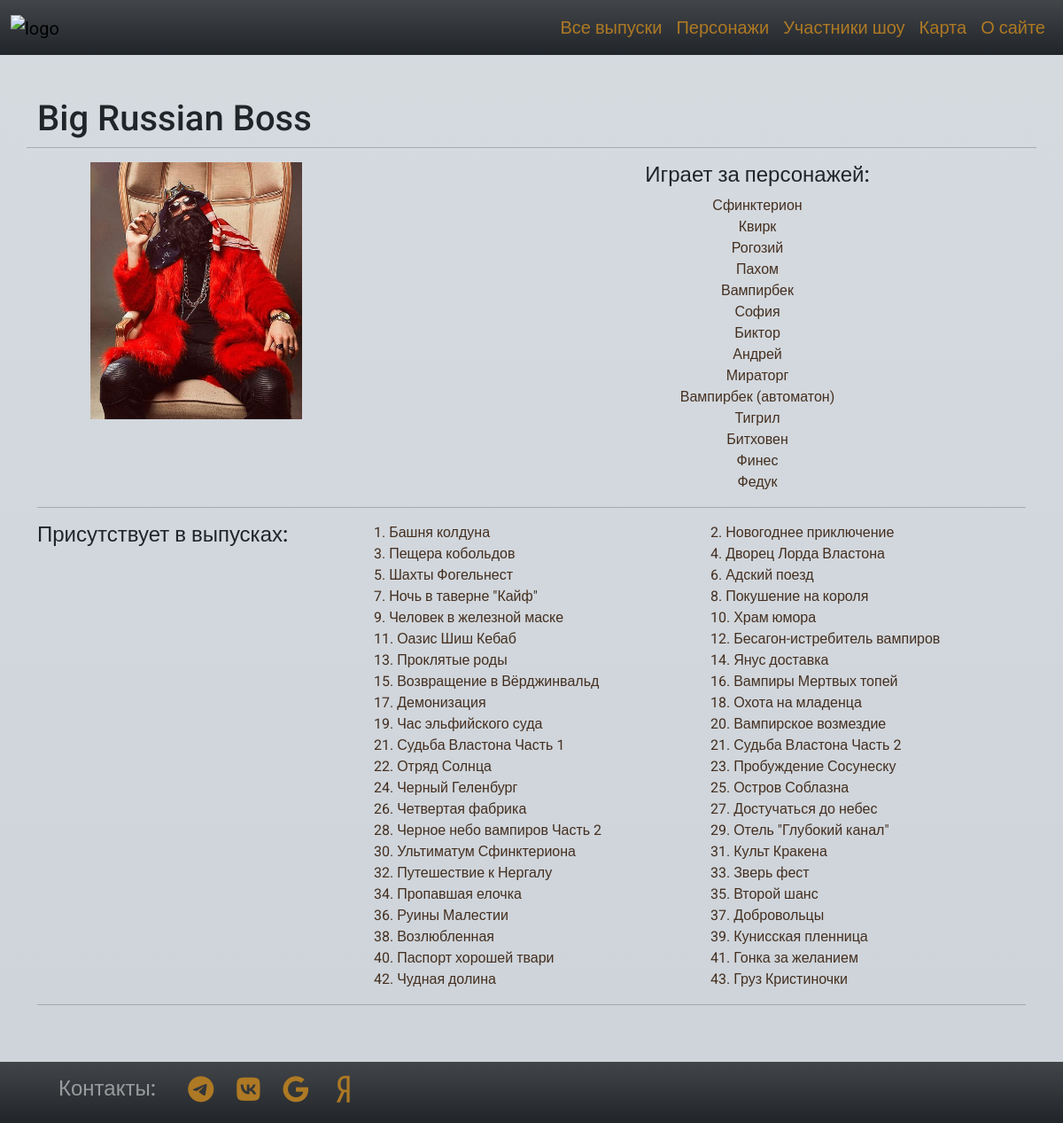
/gamers/1/, run on an earlier commit of the app's database.
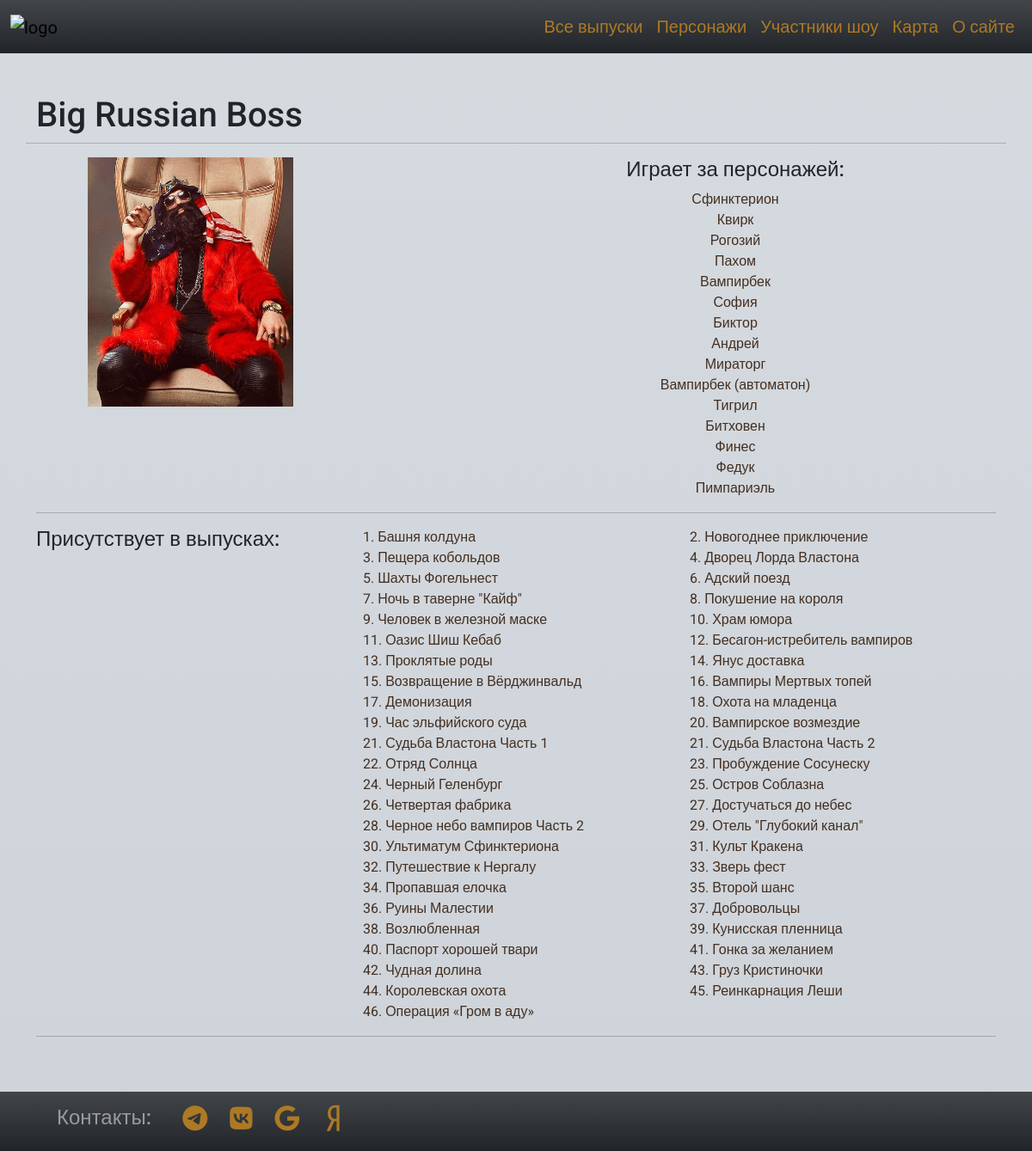
And on a later commit of the database.
### mysite/models.py (models this page shows, shortened)
class Gamer(models.Model):
    name = models.CharField(max_length=40, blank=False, verbose_name='Имя игрока')
    personages = models.ManyToManyField('Personage', blank=True, verbose_name='Персонажи', related_name='gamers')
    image = models.ImageField(upload_to='gamers', blank=True, null=True, verbose_name='Фото игрока')
    class Meta:
        verbose_name = "Игрок"
        verbose_name_plural = "Игроки"
    def display_personages(self):
        return ", ".join([personage.name for personage in self.personages.all()])
    display_personages.short_description = 'Персонажи'

class Personage(models.Model):
    name = models.CharField(max_length=30, blank=False, null=True, verbose_name='Имя персонажа')
    race = models.ForeignKey('Race', blank=True, null=True, on_delete=models.CASCADE, verbose_name='Раса')
    description = models.TextField(blank=True, null=True, verbose_name='Описание')
    power = models.IntegerField(blank=False, null=True, verbose_name='Сила')
    dexterity = models.IntegerField(blank=False, null=True, verbose_name='Ловкость')
    endurance = models.IntegerField(blank=False, null=True, verbose_name='Выносливость')
    wisdom = models.IntegerField(blank=False, null=True, verbose_name='Мудрость')
    intellect = models.IntegerField(blank=False, null=True, verbose_name='Интеллект')
    charisma = models.IntegerField(blank=False, null=True, verbose_name='Харизма')
    gamer = models.ForeignKey('Gamer', blank=True, null=True, on_delete=models.CASCADE, verbose_name='Игрок',
                              related_name='personages_list')
    image = models.ImageField(upload_to='personages', blank=True, null=True, verbose_name='Изображение персонажа')
    class Meta:
        verbose_name = "Персонаж"
        verbose_name_plural = "Персонажи"

class Release(models.Model):
    number = models.IntegerField(blank=False, verbose_name='Номер выпуска')
    title = models.CharField(max_length=50, blank=False, verbose_name='Название выпуска')
    annotation = models.TextField(blank=True, verbose_name='Аннотация')
    gamers = models.ManyToManyField('Gamer', verbose_name='Игроки')
    personages = models.ManyToManyField('Personage', verbose_name='Персонажи')
    line = models.ForeignKey('Storyline', blank=True, null=True, on_delete=models.CASCADE,
                             verbose_name='Сюжетная линия')
    url = models.URLField(max_length=150, blank=True, verbose_name='Ссылка')
    image = models.ImageField(upload_to='releases', blank=True, null=True, verbose_name='Афиша')
    created_at = models.DateTimeField(auto_now_add=True,null=True, verbose_name="Дата создания")
    class Meta:
        verbose_name = "Выпуск"
        verbose_name_plural = "Выпуски"
    def display_gamers(self):
        return ", ".join([gamer.name for gamer in self.gamers.all()])
    def display_personages(self):
        return ", ".join([personage.name for personage in self.personages.all()])
    display_gamers.short_description = 'Игроки'
    display_personages.short_description = 'Персонажи'

### mysite/views.py (the view)
# urls.py: path('gamers/<int:pk>/', GamerDetailView.as_view(), name='gamer_detail'),
class GamerDetailView(DetailView):
    model = Gamer
    template_name = 'gamer_detail.html'
    def get_context_data(self, **kwargs):
        context = super().get_context_data(**kwargs)
        gamer_id = self.kwargs.get('pk')
        context["releases"] = Release.objects.filter(gamers__pk=gamer_id).order_by('number')
        context["personages"] = Personage.objects.filter(gamer__pk=gamer_id)
        return context

### mysite/templates/gamer_detail.html (shortened to what this page needs)
{% extends 'base.html' %}
{% block content %}
<div class="container content">
    <div class="row row-cols-1">
        <div class="col">
            <h1>{{object.name}}</h1>
        </div>
        <hr>
        <div class="col">
            <div class="row row-cols-sm-2 row-cols-1  mx-5">
                <div class="col">
                    <img src="{{ object.image.url }}" class="" alt="{{ object.name }}">
                </div>
                <div class="col text-center ">
                    <div class="">
                            <h4>Играет за персонажей: </h4>
                    </div>
                    <div class="row row-cols-1  mx-5">
                        {% for personage in personages %}
                            <div class="col">
                                <a class="text-decoration-none text-center " href='/personages/{{ personage.pk }}' >{{personage.name}}</a>
                            </div>
                        {% endfor %}
                    </div>
                </div>
            </div>
    </div>
    </div>
    <hr>
    <div class="col">
        <div class="row row-cols-1 row-cols-sm-2">
            <div class="col col-12 col-md-4">
                <h4>Присутствует в выпусках:</h4>
            </div>
            <div class="col col-12 col-md-8 ">
                <div class="row row-cols-1 row-cols-sm-2">
                    {% for release in releases %}
                    <div class="col">
                        <a class="text-decoration-none" href="/releases/{{release.pk}}">
                            {{release.number}}. {{release.title}}
                        </a>
                    </div>
                    {% endfor %}
                </div>
            </div>
        </div>
    </div>
    <hr>
</div>
{% endblock %}

### mysite/templates/base.html (shortened to what this page needs)
<!DOCTYPE html>
<html lang="en">
<head>
    {% load static %}
    <link type="text/css" href="{% static 'css/style.css' %}" rel="stylesheet" >
    <link rel="stylesheet" href="https://unpkg.com/leaflet@1.9.4/dist/leaflet.css" />
    <link href="https://cdn.jsdelivr.net/npm/bootstrap@5.3.3/dist/css/bootstrap.min.css" rel="stylesheet">
    <link rel="stylesheet" href="https://cdnjs.cloudflare.com/ajax/libs/font-awesome/7.0.1/css/all.min.css" />
</head>
<body style="display: flex; flex-direction: column; min-height: 100vh;">
<nav class="navbar navbar-expand-lg bg-dark bg-gradient">
  <div class="container-fluid">
    <a class="navbar-brand" href="/" ><img src="{% static 'logo/logonew.png' %}" alt="logo" width="200"></a>
    <div class="collapse navbar-collapse" id="navbarNav">
      <ul class="navbar-nav fs-5 ms-auto ">
        <li class="nav-item">
          <a class="nav-link" href="/">Все выпуски</a>
        </li>
        <li class="nav-item">
          <a class="nav-link" href="/personages">Персонажи</a>
        </li>
          <li class="nav-item">
          <a class="nav-link" href="/gamers">Участники шоу</a>
        </li>
          <li class="nav-item">
          <a class="nav-link" href="/map">Карта</a>
        </li>
        <li class="nav-item">
          <a class="nav-link" href="/about">О сайте</a>
        </li>
      </ul>
    </div>
  </div>
</nav>
<div class="container-fluid bg-dark-subtle bg-gradient py-5 flex-grow-1">
      {% block content %}
      {% endblock %}
</div>
<footer>
  <div class="container-fluid bg-dark bg-gradient p-3 mt-auto">
    <div class="d-flex container">
      <h4 class=" d-flex align-items-center px-4 text-white-50">Контакты: </h4>
      <a class="text-decoration-none mx-2 d-flex align-items-center" href="https://t.me/ValK12">
        <i class="fa-brands fa-telegram"></i>
      </a>
      <a class="text-decoration-none mx-2 d-flex align-items-center" href="https://vk.com/write8511686">
        <i class="fa-brands fa-vk"></i>
      </a>
      <a class="text-decoration-none mx-2 d-flex align-items-center" href="mailto:valenok2025@gmail.com">
        <i class="fa-brands fa-google"></i>
      </a>
      <a class="text-decoration-none mx-2 d-flex align-items-center" href="mailto:korostelv@yandex.ru">
        <i class="fa-brands fa-yandex"></i>
      </a>
    </div>
  </div>
</footer>
</body>
</html>

### static/css/style.css (style rules this page uses)
* { font-family: "Roboto", sans-serif; }
img { max-width: 100%; height: auto; }
#navbarNav a { color: #ae7924; }
.content a { color: #442f20!important; }
.content img { width: auto; height: 290px !important; }
footer a { height: 30px; font-size: 30px !important; color: #ae7924 !important; }

What changed in the data, as far as the page shows it:
added Personage: name "Пимпариэль"
added Release: number "44", title "Королевская охота"
added Release: number "45", title "Реинкарнация Леши"
added Release: number "46", title "Операция «Гром в аду»"
